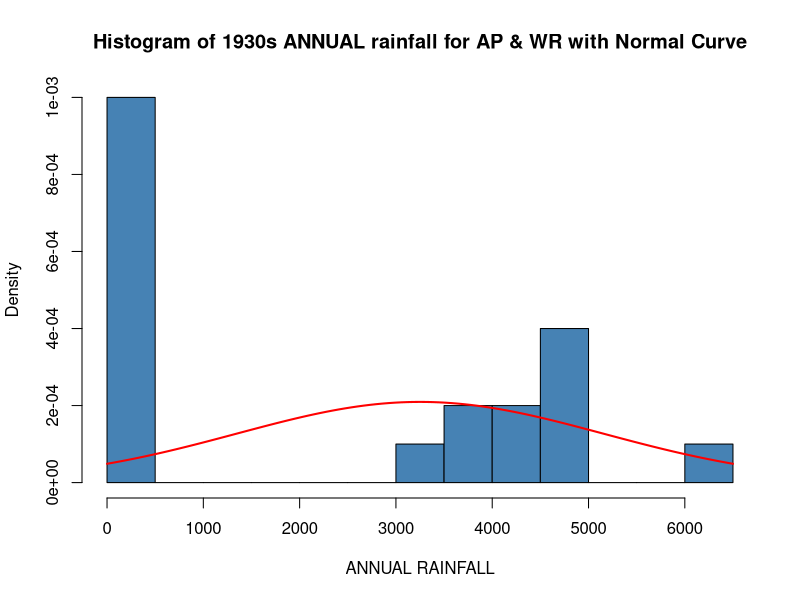
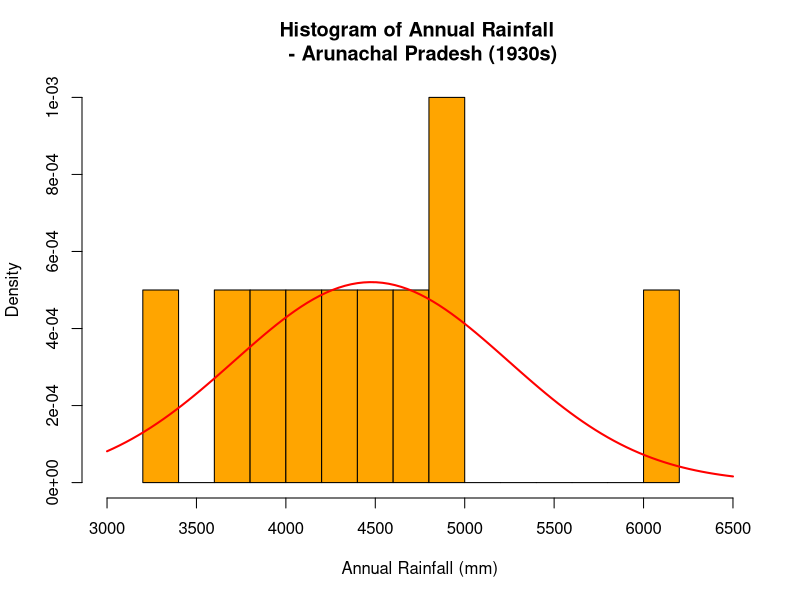
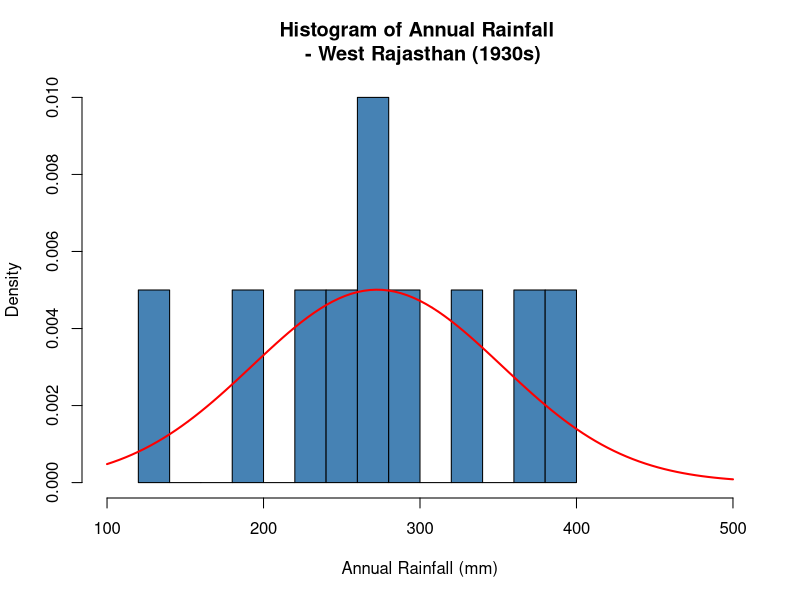
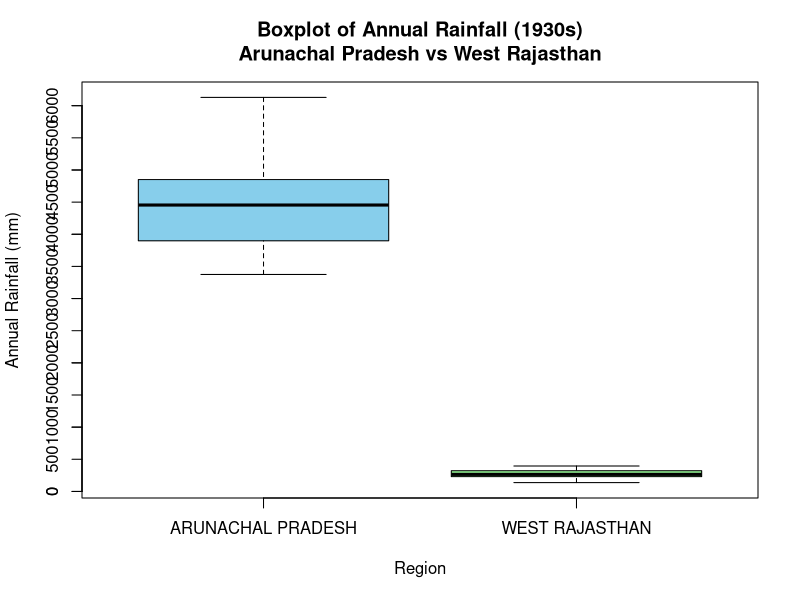

The R script that drew these images, in order:
#Install and load library readr & tidyverse
library(readr)
library(tidyverse)

# Import the Dataset
rainfall_india <- read_csv("rainfall_india.csv")
View(rainfall_india)

print(colnames(rainfall_india))

# printing first 5 rows
print(head(rainfall_india, 5))

#Creating Decades using the years
rainfall_india$Decade <- (rainfall_india$YEAR %/% 10) * 10

#Removes NA values from dataset
rainfall_india <- na.omit(rainfall_india)

#Rename column from SUBDIVISION to REGION
colnames (rainfall_india)[1] <- "REGION"

#Calculate mean annual rainfall per region per decade
mean_annual_rainfall_per_region_per_decade <- rainfall_india %>% group_by(REGION, Decade) %>% summarize( MeanAnnualRainfall = mean(ANNUAL, na.rm = TRUE), .groups = "drop" )

#Sort table in descending order of mean annual rainfall
sorted_meanAnnualRainfall_table <- mean_annual_rainfall_per_region_per_decade %>%
  arrange(desc(MeanAnnualRainfall))

#View sorted table (to see decades in descending order of mean annual rainfall)
View(sorted_meanAnnualRainfall_table)

#Create a 1930s table (decade with the second highest mean annual rainfall)
decade_1930_table <- mean_annual_rainfall_per_region_per_decade %>%  filter(Decade == 1930)

view(decade_1930_table) 

#Obtain the max and min annual rainfall regions for the 1910 decade
#decade_1910_table$REGION[which.max(decade_1910_table$MeanAnnualRainfall)]

#decade_1910_table$REGION[which.min(decade_1910_table$MeanAnnualRainfall)]

#Filter rainfall dataset to return data for the 2 regions (Arunachal Pradesh & West Rajasthan) in 1930s
two_regions <- rainfall_india %>%
  filter(REGION %in% c("ARUNACHAL PRADESH", "WEST RAJASTHAN"), YEAR >= 1930,
         YEAR <= 1939)

#Extract the annual values for each group (For statistical testing)
arunachal_pradesh <- two_regions %>% 
  filter(REGION == "ARUNACHAL PRADESH") %>% 
  pull(ANNUAL)

west_rajasthan <- two_regions %>% 
  filter(REGION == "WEST RAJASTHAN") %>% 
  pull(ANNUAL)

#Perform basic statistical analysis for both regions
summary(arunachal_pradesh)
summary(west_rajasthan)

#Plot histogram of both regions (to determine type of test)
x <- two_regions$ANNUAL
hist(x,
     breaks = 10,
     xlab = "ANNUAL RAINFALL",
     ylab = "Density",
     main = "Histogram of 1930s ANNUAL rainfall for AP & WR with Normal Curve",
     col = "steelblue",
     freq = FALSE) 

#Add normal curve overlay to histogram
curve(dnorm(x, mean = mean(x, na.rm = TRUE), sd = sd(x, na.rm = TRUE)),
      add = TRUE,
      col = "red",
      lwd = 2)
# Histogram for Arunachal Pradesh only (1930s)
ap <- arunachal_pradesh   # just to make the code shorter

hist(ap,
     breaks = 10,
     main = "Histogram of Annual Rainfall \n - Arunachal Pradesh (1930s)",
     xlab = "Annual Rainfall (mm)",
     ylab = "Density",
     col = "orange",
     freq = FALSE,
     xlim = c(3000, 6500)
     )

# Add a normal distribution curve for AP only
curve(dnorm(x, mean = mean(ap, na.rm = TRUE), sd = sd(ap, na.rm = TRUE)),
      add = TRUE,
      col = "red",
      lwd = 2)


hist(west_rajasthan, 
     main = "Histogram of Annual Rainfall \n - West Rajasthan (1930s)",
     breaks = 10, 
     freq = FALSE, 
     col = "steelblue",
     xlab = "Annual Rainfall (mm)",
     ylab = "Density",
     xlim = c(100, 500)
     )

# Add a normal distribution curve for WR only
curve(
  dnorm(x,
        mean = mean(west_rajasthan, na.rm = TRUE),
        sd   = sd(west_rajasthan, na.rm = TRUE)),
  add = TRUE,
  col = "red",
  lwd = 2
)


#Run independent t-test
t.test(arunachal_pradesh, west_rajasthan, paired = FALSE)

# Boxplot comparing the two regions 
boxplot(ANNUAL ~ REGION,
        data = two_regions,
        main = "Boxplot of Annual Rainfall (1930s)\nArunachal Pradesh vs West Rajasthan",
        xlab = "Region",
        ylab = "Annual Rainfall (mm)",
        col = c("skyblue", "lightgreen"))

axis(side = 2, at = seq(0, 6000, by = 500))
